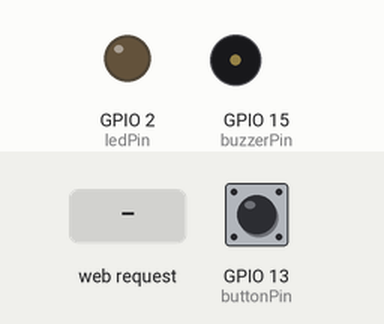
Bench run of a sketch on a simulated ESP32. Parts: output pins drawn as LEDs (lit = HIGH), buzzer (waves = sounding, pin HIGH). The inputs (shaded band) are chosen by the test bench; at power-on: GPIO 13 (buttonPin) HIGH. WiFi joins after 1.5 s; servers stay silent unless stated; what the sketch prints to the serial monitor is not drawn.

Above: at 2.7 s.
2.8 s: GPIO 13 (buttonPin) pulled LOW for 0.15 s
At 2.95 s:
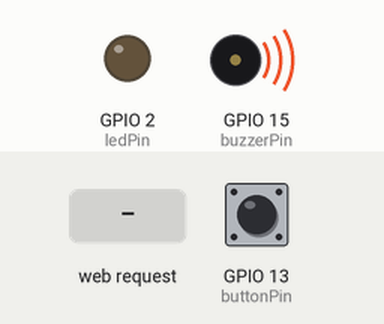
5.8 s: HTTP request GET /led/on received
At 6.3 s:
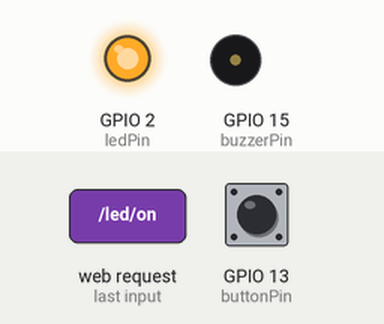
Timing chart, 0 to 12.4 s (numbered marks = the images above; inputs shaded):
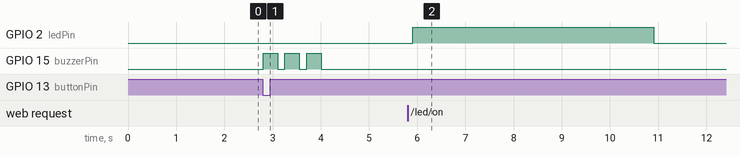

The sketch:

iot_project_interphone.ino
```cpp
#include <WiFi.h>
#include <WebServer.h>

// WiFi
const char* ssid = "Tlcm";
const char* password = "01234567";

// Asterisk AMI
const char* asterisk_ip = "10.148.245.142";   // change if Ubuntu IP changes
const int asterisk_port = 5038;
const char* ami_user = "esp32";
const char* ami_pass = "1234";

// Pins
const int buttonPin = 13;
const int buzzerPin = 15;
const int ledPin = 2;   // LED pin

WiFiClient client;
WebServer server(80);

bool lastState = HIGH;
unsigned long lastPressTime = 0;
const unsigned long debounceDelay = 500;

void sendAMICommand(const String& cmd) {
  client.print(cmd);
  client.print("\r\n");
}

bool loginAMI() {
  sendAMICommand("Action: Login");
  sendAMICommand("Username: " + String(ami_user));
  sendAMICommand("Secret: " + String(ami_pass));
  sendAMICommand("");

  delay(500);

  while (client.available()) {
    String line = client.readStringUntil('\n');
    Serial.println(line);
    if (line.indexOf("Success") >= 0) {
      return true;
    }
  }
  return false;
}

void makeCall() {
  sendAMICommand("Action: Originate");
  sendAMICommand("Channel: Local/999@internal");
  sendAMICommand("Application: Wait");
  sendAMICommand("Data: 60");
  sendAMICommand("Async: true");
  sendAMICommand("");

  Serial.println("Call command sent to 2001 and 2002");
}

void ringBuzzer() {
  for (int i = 0; i < 3; i++) {
    digitalWrite(buzzerPin, HIGH);
    delay(300);
    digitalWrite(buzzerPin, LOW);
    delay(150);
  }
}

void ledOn() {
  digitalWrite(ledPin, HIGH);
  server.send(200, "text/plain", "LED ON 5s");

  delay(5000);   // LED ON for 5 seconds
  digitalWrite(ledPin, LOW);

  Serial.println("LED ON for 5 seconds");
}

void ledOff() {
  digitalWrite(ledPin, LOW);
  server.send(200, "text/plain", "LED OFF");
  Serial.println("LED OFF");
}

void triggerCall() {
  Serial.println("Button pressed");

  ringBuzzer();

  if (client.connect(asterisk_ip, asterisk_port)) {
    Serial.println("Connected to Asterisk");

    if (loginAMI()) {
      Serial.println("Login OK");
      delay(300);
      makeCall();
    } else {
      Serial.println("Login failed");
    }

    delay(500);
    client.stop();
  } else {
    Serial.println("Connection failed");
  }
}

void setup() {
  Serial.begin(115200);

  pinMode(buttonPin, INPUT_PULLUP);
  pinMode(buzzerPin, OUTPUT);
  pinMode(ledPin, OUTPUT);

  digitalWrite(buzzerPin, LOW);
  digitalWrite(ledPin, LOW);

  WiFi.begin(ssid, password);

  Serial.print("Connecting WiFi");
  while (WiFi.status() != WL_CONNECTED) {
    delay(500);
    Serial.print(".");
  }

  Serial.println();
  Serial.println("WiFi connected");
  Serial.print("ESP32 IP: ");
  Serial.println(WiFi.localIP());

  server.on("/led/on", ledOn);
  server.on("/led/off", ledOff);
  server.begin();

  Serial.println("HTTP LED server started");
}

void loop() {
  server.handleClient();

  bool currentState = digitalRead(buttonPin);

  if (currentState == LOW) {
    Serial.println("Button is pressed");
    triggerCall();

    // wait until you release the button
    while (digitalRead(buttonPin) == LOW) {
      server.handleClient();
      delay(20);
    }

    delay(500); // anti double-click
  }

  delay(50);
}
```

Measured:
- after the input at 2.8 s, GPIO 15 (buzzerPin): alternates HIGH for 0.30 s and LOW for 0.15 s, 6 changes in all, then stays LOW, starting at once
- after the input at 5.8 s, GPIO 2 (ledPin): LOW → HIGH after 0.11 s, → LOW 5.0 s later
